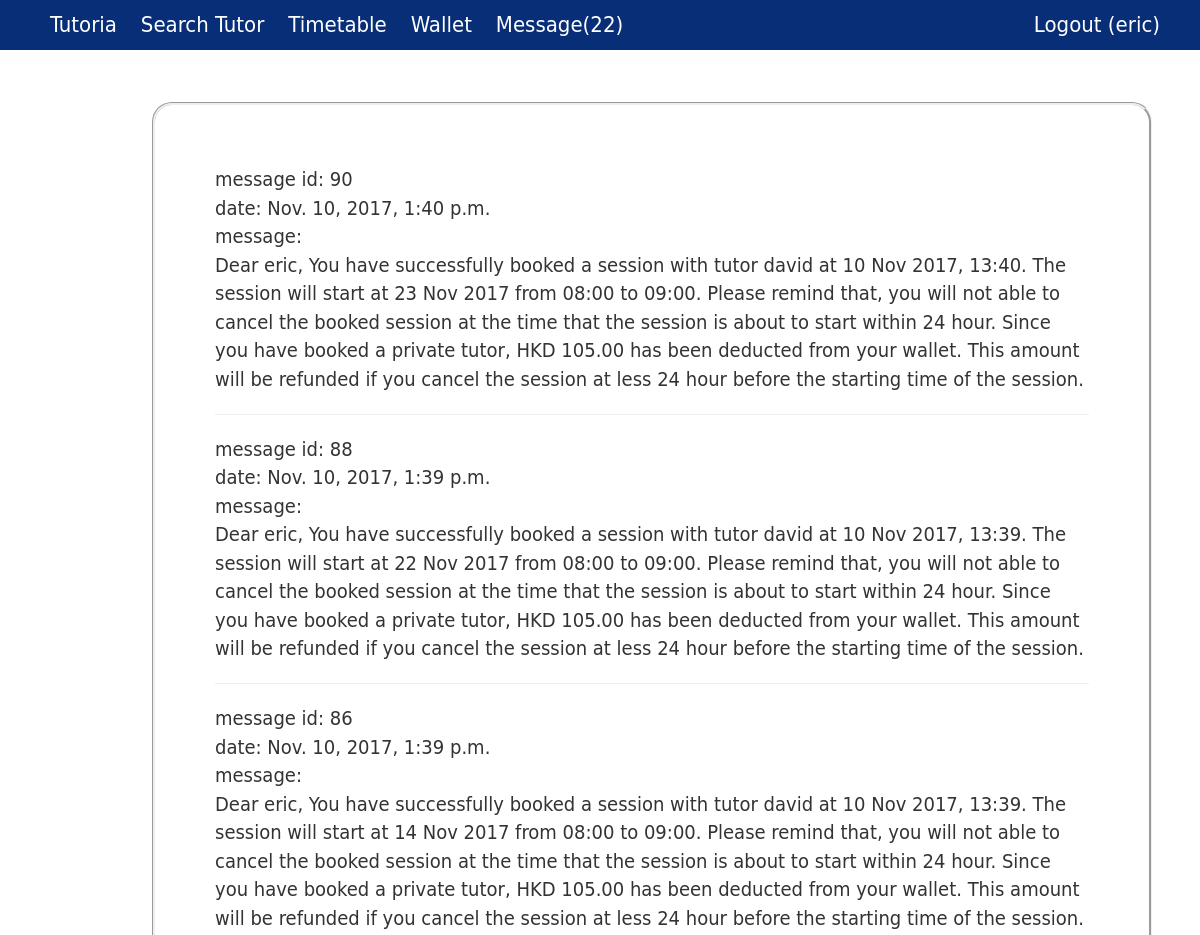
The app's page /message/ (signed in, upper part), older data.
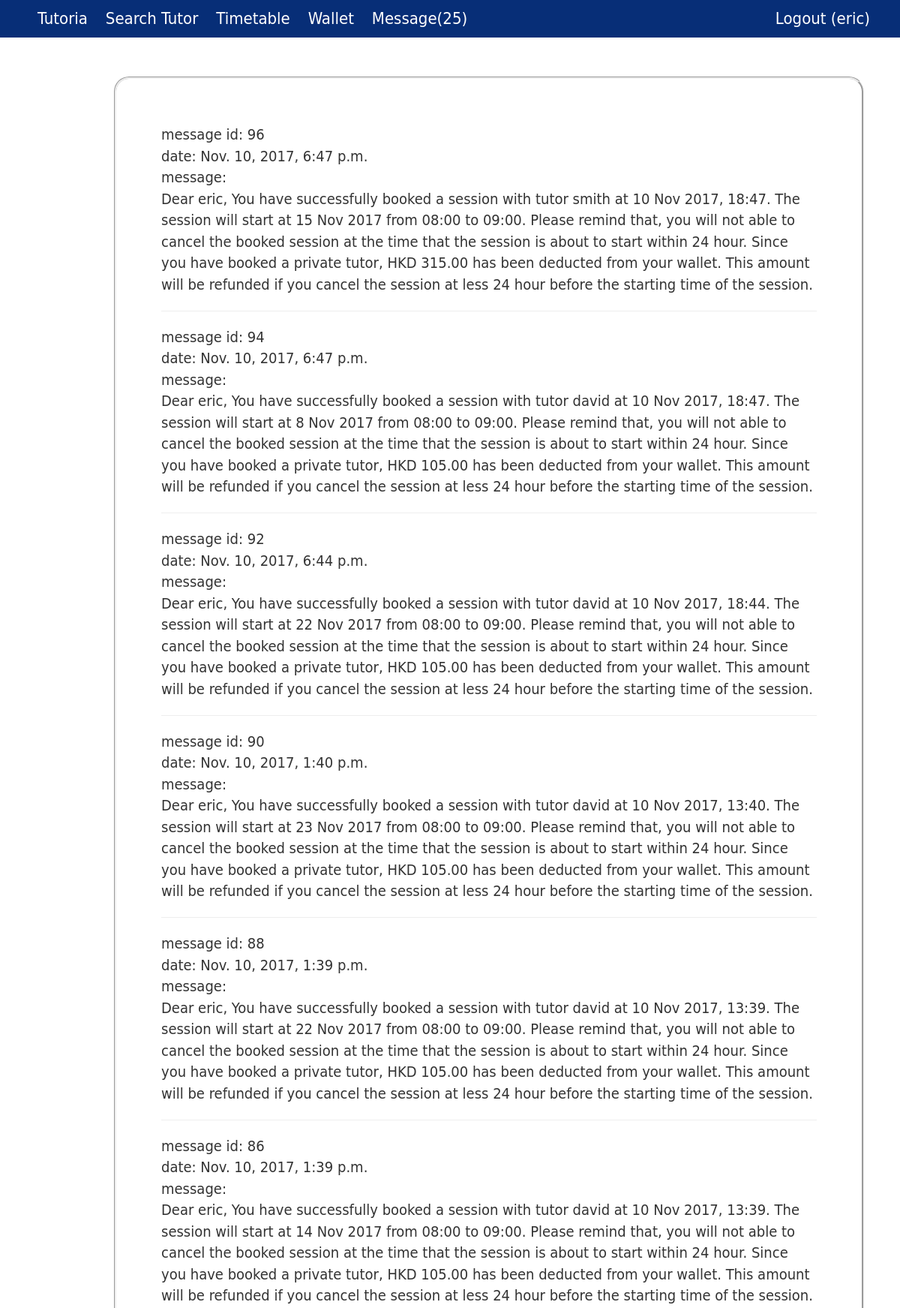
The same page, newer data.
### core/models.py (models this page shows, shortened)
class Profile(models.Model):
    user = models.OneToOneField(User, on_delete=models.CASCADE)
    phone = models.CharField(max_length=20)
    user_type =  models.ForeignKey(UserType)
    wallet = models.OneToOneField(Wallet)
    @property
    def hasNotification(self):
        return len(Notification.objects.filter(profile=self))>0
    @property
    def getNotificationNum(self):
        return len(Notification.objects.filter(profile=self))

class Notification(models.Model):
    profile = models.ForeignKey(Profile, on_delete=models.CASCADE)
    message = models.CharField(max_length=1000)
    date = models.DateTimeField()
    checked_date = models.DateTimeField(null=True, blank=True)

### core/views.py (the view)
# urls.py: url(r'^message/$', views.notification, name='view_notification'),
def notification(request):
    notif_list = Notification.objects.filter(profile=request.user.profile).order_by('-date')
    context={'list':notif_list}
    return render(request, 'notification.html', context)

### core/templates/notification.html (shortened to what this page needs)
{% extends 'base.html' %}
{% block content %}
    {% if list %}
    {% for each in list %}
        <div id="msg_{{each.id}}"+>
            <p>
                message id: {{each.id}} <br/>
                date: {{each.date}}<br/>
                message: <br/>
                {{each.message}}
            </p>
        </div>
        <hr/>
    {% endfor %}
    {% else %}
    <h2>No message yet.</h2>
    {% endif %}
{% endblock %}

### core/templates/base.html (shortened to what this page needs)
{% load static %}
<!DOCTYPE html>
<html>
<head>
    <link rel="stylesheet" href="https://maxcdn.bootstrapcdn.com/bootstrap/3.3.7/css/bootstrap.min.css">
    <link rel="stylesheet" href="{% static 'css/base.css' %}">
</head>
<body>
    <div id="wrapper">
        <header>
            <nav id="navigation">
                <ul>
                    <a href="{% url 'homepage' %}">
                        <li>Tutoria</li>
                    </a>
                    {% if user.is_authenticated %}
                    <a href="{% url 'search_tutor' %}">
                        <li>Search Tutor</li>
                    </a>
                    <a href="{% url 'view_timetable' %}">
                        <li>Timetable</li>
                    </a>
                    <a href="{% url 'view_wallet' %}">
                        <li>Wallet</li>
                    </a>
                    <a href="{% url 'view_notification' %}">
                        {%if user.profile.hasNotification %}
                        <li>Message({{user.profile.getNotificationNum}})</li>
                        {% else %}
                        <li>Message</li>
                        {% endif %}
                    </a>
                    <a href="{% url 'logout' %}" id="logoutButton" class="pull-right">
                        <li>Logout ({{ user.username }}) </li>
                    </a>
                    {% endif %}
                </ul>
            </nav>
        </header>
        <div id="main">
            <article>
                <section class="box">
                    {% block content %} {% endblock %}
        </div>
    </div>
</body>
</html>

### core/static/css/base.css (style rules this page uses)
* { margin:0 auto; padding:0 auto; }
html,body { height:100%; }
#wrapper { min-height:100%; position:relative; }
a:link { text-decoration: none; }
nav#navigation { position: fixed; border-radius:10px; top:0; left:0; right:0; width: 100%; height: 50px; background-color:rgba(255,255,255,0.2); z-index: 1; }
nav#navigation ul { box-sizing:border-box; list-style:none; height:50px; padding-bottom:5px; background-color:rgb(7, 46, 119); top:5px; }
nav#navigation ul li { box-sizing:border-box; font-family:"Gill Sans", "Gill Sans MT", "Myriad Pro", "DejaVu Sans Condensed", Helvetica, Arial, sans-serif; font-size:22px; font-weight:300; display:inline; border-radius:10px; color:rgb(255, 255, 255); position:relative; line-height:50px; padding-left:10px; padding-right:10px; }
#main { padding-top:50px; padding-bottom:50px; }
.box { overflow: hidden; font-size:20px; font-family:"Gill Sans", "Gill Sans MT", "Myriad Pro", "DejaVu Sans Condensed", Helvetica, Arial, sans-serif; box-sizing:border-box; width:1000px; padding:60px; border:groove; border-radius:20px; margin:2px; position:relative; top:50px; left:150px; }
#logoutButton, #logoutButton, #signupButton { padding-right: 30px; }

Row changes from the older to the newer data that the page shows:
added Notification: id "96", date "Nov. 10, 2017, 6:47 p.m.", message "Dear eric, You have successfully booked a session with tutor smith at 10 Nov 2017, 18:47. The session will start at 15 Nov 2017 from 08:00 to 09:00. Please remind that, you will not able to cancel the booked session at the time that the session is about to start within 24 hour. Since you have booked a private tutor, HKD 315.00 has been deducted from your wallet. This amount will be refunded if you cancel the session at less 24 hour before the starting time of the session."
added Notification: id "94", date "Nov. 10, 2017, 6:47 p.m.", message "Dear eric, You have successfully booked a session with tutor david at 10 Nov 2017, 18:47. The session will start at 8 Nov 2017 from 08:00 to 09:00. Please remind that, you will not able to cancel the booked session at the time that the session is about to start within 24 hour. Since you have booked a private tutor, HKD 105.00 has been deducted from your wallet. This amount will be refunded if you cancel the session at less 24 hour before the starting time of the session."
added Notification: id "92", date "Nov. 10, 2017, 6:44 p.m.", message "Dear eric, You have successfully booked a session with tutor david at 10 Nov 2017, 18:44. The session will start at 22 Nov 2017 from 08:00 to 09:00. Please remind that, you will not able to cancel the booked session at the time that the session is about to start within 24 hour. Since you have booked a private tutor, HKD 105.00 has been deducted from your wallet. This amount will be refunded if you cancel the session at less 24 hour before the starting time of the session."
Text that changed along with them:
{{ user.profile.getNotificationNum }}: "22" → "25"
